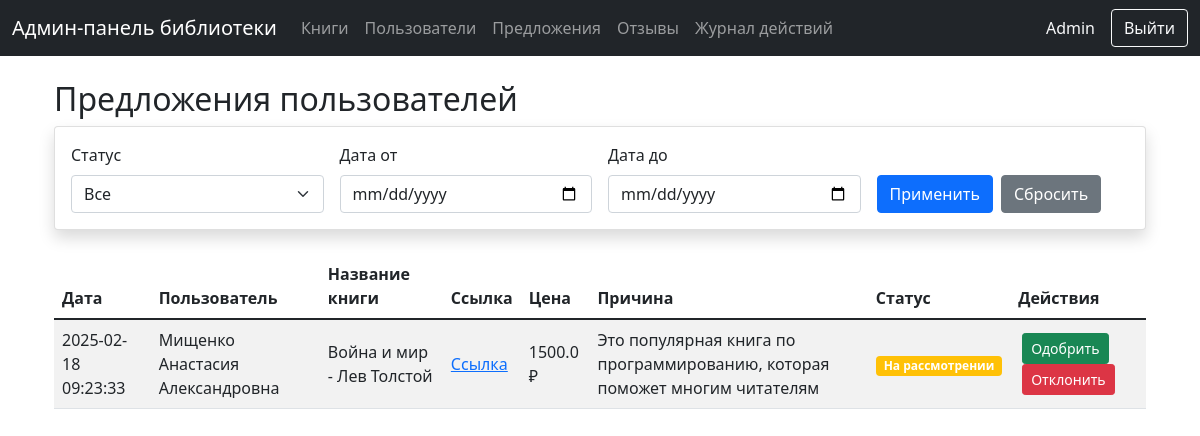
The page /suggestions (signed in) on the database its author committed.
### tables this page shows
CREATE TABLE book_suggestions (
                    id INTEGER PRIMARY KEY AUTOINCREMENT,
                    user_id INTEGER,
                    title TEXT,
                    url TEXT,
                    price REAL,
                    reason TEXT,
                    status TEXT DEFAULT 'pending',
                    created_at TIMESTAMP DEFAULT CURRENT_TIMESTAMP,
                    FOREIGN KEY (user_id) REFERENCES users (id)
                );

CREATE TABLE users (
                    id INTEGER PRIMARY KEY,
                    username TEXT,
                    full_name TEXT,
                    phone TEXT,
                    role TEXT DEFAULT 'user',
                    is_blocked INTEGER DEFAULT 0,
                    created_at TIMESTAMP DEFAULT CURRENT_TIMESTAMP
                , class TEXT);

### routes.py (the view)
@router.get("/suggestions")
async def suggestions_page(request: Request):
    if not is_admin(request):
        return RedirectResponse(url="/login")
    admin_info = get_admin_info(request)
    try:
        with get_db() as conn:
            cursor = conn.cursor()
            cursor.execute("""
                SELECT
                    bs.id,
                    bs.title,
                    bs.url,
                    bs.price,
                    bs.reason,
                    bs.status,
                    bs.created_at,
                    u.full_name,
                    u.username
                FROM book_suggestions bs
                JOIN users u ON bs.user_id = u.id
                ORDER BY bs.created_at DESC
            """)
            suggestions = []
            for row in cursor.fetchall():
                suggestions.append({
                    'id': row[0],
                    'title': row[1],
                    'url': row[2],
                    'price': row[3],
                    'reason': row[4],
                    'status': row[5],
                    'created_at': row[6],
                    'user_name': row[7] or f"@{row[8]}"
                })
            return templates.TemplateResponse(
                "suggestions.html",
                {
                    "request": request,
                    "suggestions": suggestions,
                    "admin_info": admin_info
                }
            )
    except Exception as e:
        logging.error(f"Error loading suggestions: {e}")
        raise HTTPException(status_code=500, detail=str(e))

### admin_panel/templates/suggestions.html (shortened to what this page needs)
{% extends "base.html" %}
{% block content %}
<div class="container mt-4">
    <h2>Предложения пользователей</h2>
    <div class="card mb-4">
        <div class="card-body">
            <form class="row g-3">
                <div class="col-md-3">
                    <label class="form-label">Статус</label>
                    <select name="status" class="form-select">
                        <option value="all">Все</option>
                    </select>
                </div>
                <div class="col-md-3">
                    <label class="form-label">Дата от</label>
                    <input type="date" name="date_from" class="form-control" value="{{ date_from }}">
                </div>
                <div class="col-md-3">
                    <label class="form-label">Дата до</label>
                    <input type="date" name="date_to" class="form-control" value="{{ date_to }}">
                </div>
                <div class="col-md-3 d-flex align-items-end">
                    <button type="submit" class="btn btn-primary">Применить</button>
                    <a href="/suggestions" class="btn btn-secondary ms-2">Сбросить</a>
                </div>
            </form>
        </div>
    </div>
    <div class="table-responsive">
        <table class="table table-striped">
            <thead>
                <tr>
                    <th>Дата</th>
                    <th>Пользователь</th>
                    <th>Название книги</th>
                    <th>Ссылка</th>
                    <th>Цена</th>
                    <th>Причина</th>
                    <th>Статус</th>
                    <th>Действия</th>
                </tr>
            </thead>
            <tbody>
                {% for suggestion in suggestions %}
                <tr>
                    <td>{{ suggestion.created_at }}</td>
                    <td>{{ suggestion.user_name }}</td>
                    <td>{{ suggestion.title }}</td>
                    <td><a href="{{ suggestion.url }}" target="_blank">Ссылка</a></td>
                    <td>{{ suggestion.price }} ₽</td>
                    <td>{{ suggestion.reason }}</td>
                    <td>
                        {% if suggestion.status == 'pending' %}
                            <span class="badge bg-warning">На рассмотрении</span>
                        {% elif suggestion.status == 'approved' %}
                            <span class="badge bg-success">Одобрено</span>
                        {% elif suggestion.status == 'rejected' %}
                            <span class="badge bg-danger">Отклонено</span>
                        {% endif %}
                    </td>
                    <td>
                        {% if suggestion.status == 'pending' %}
                        <button class="btn btn-sm btn-success" onclick="updateStatus({{ suggestion.id }}, 'approved')">
                            Одобрить
                        </button>
                        <button class="btn btn-sm btn-danger" onclick="updateStatus({{ suggestion.id }}, 'rejected')">
                            Отклонить
                        </button>
                        {% endif %}
                    </td>
                </tr>
                {% endfor %}
            </tbody>
        </table>
    </div>
</div>
{% endblock %}

### admin_panel/static/css/style.css (style rules this page uses)
.card { box-shadow: 0 0.5rem 1rem rgba(0, 0, 0, 0.15); margin-bottom: 1rem; }
.table { margin-bottom: 0; }
.table td { vertical-align: middle; }
.btn-sm { padding: 0.25rem 0.5rem; margin: 0 0.25rem; }

### rows shown on the page
book_suggestions: created_at "2025-02-18 09:23:33", user_name "Мищенко Анастасия Александровна", title "Война и мир - Лев Толстой", price "1500.0", reason "Это популярная книга по программированию, которая поможет многим читателям", status "На рассмотрении"

### other values the page prints
{{ admin_info.full_name or admin_info.username }} "Admin"
